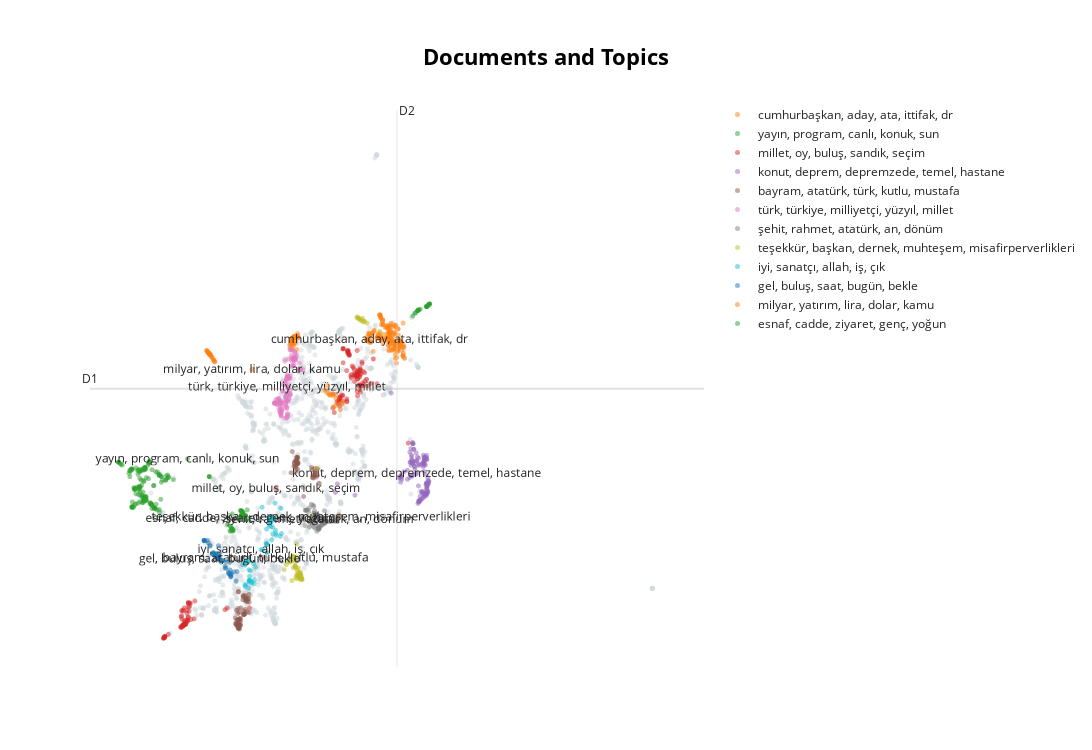

Notebook source saved alongside this figure:
### Code cell
fig = topic_model.visualize_documents(
    tweets, custom_labels=True, topics=list(range(12)))
fig.write_html(f"{RESULTS_DIR}/doc_visualization.html")
fig.show()
